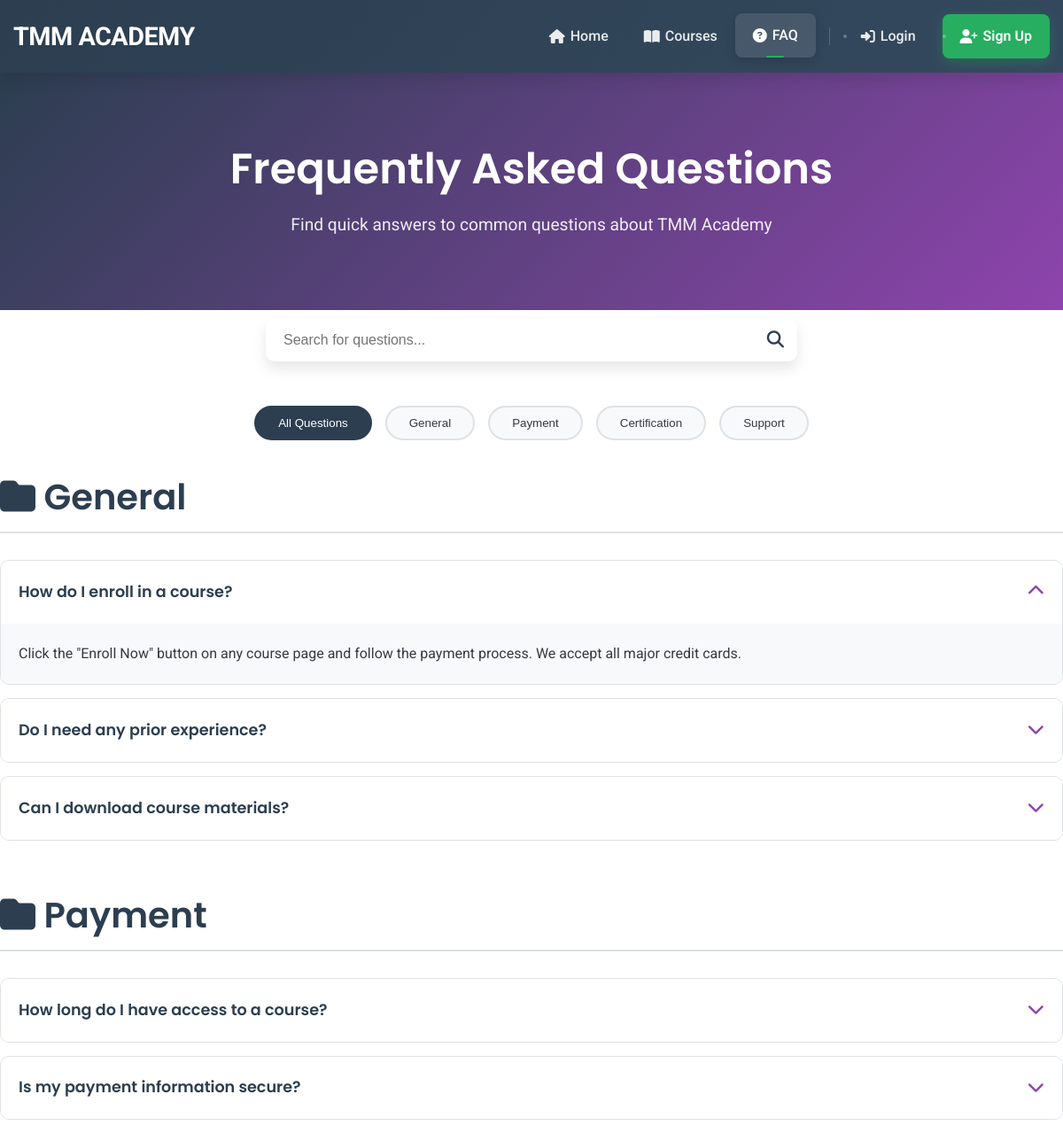
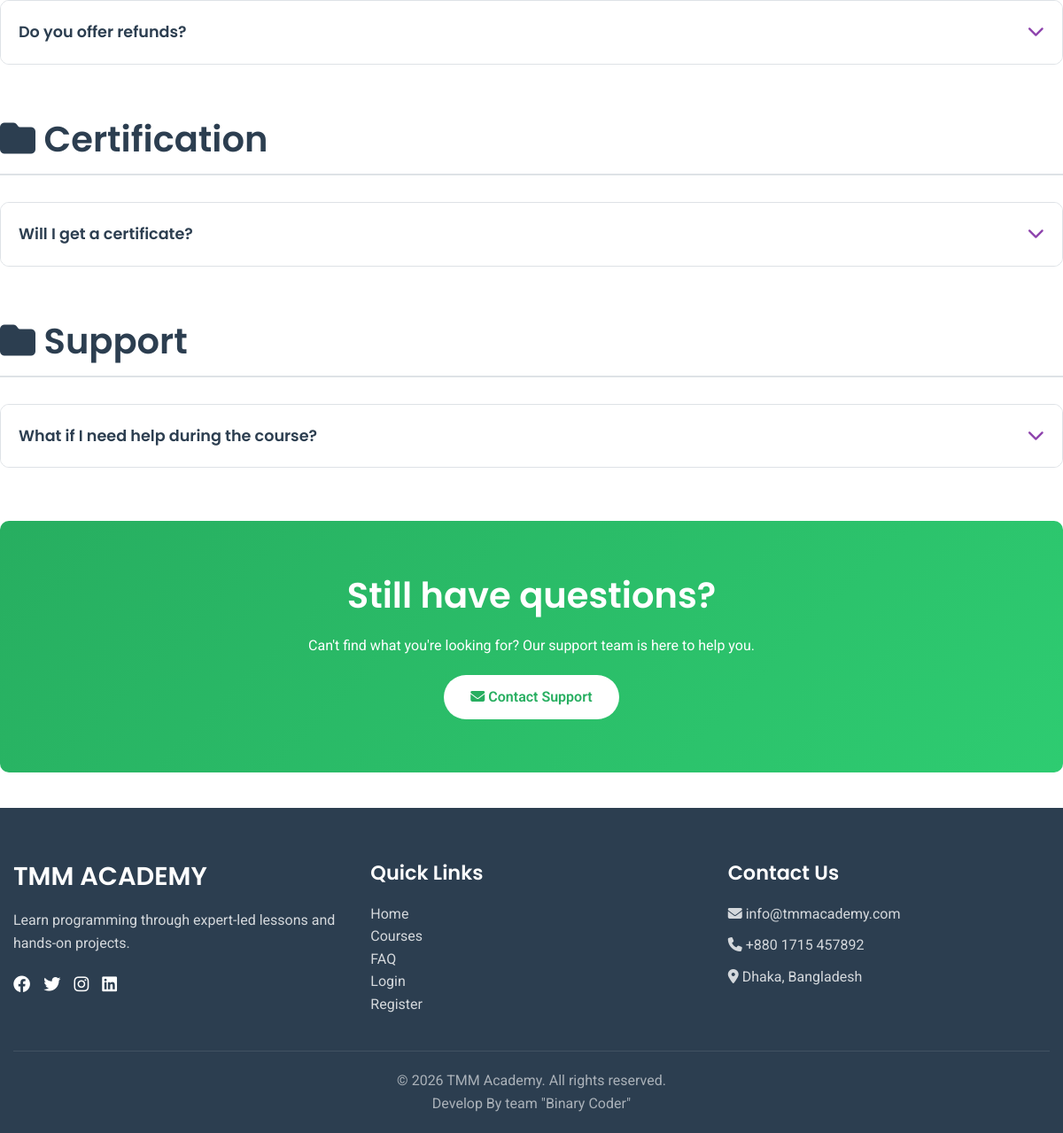
The app's page /faq.php with its own data (2 pictures, top to bottom).
### tables this page shows
CREATE TABLE faqs (
    id INT PRIMARY KEY AUTO_INCREMENT,
    question TEXT NOT NULL,
    answer TEXT NOT NULL,
    category VARCHAR(50),
    display_order INT DEFAULT 0,
    is_active BOOLEAN DEFAULT TRUE,
    created_at TIMESTAMP DEFAULT CURRENT_TIMESTAMP,
    updated_at TIMESTAMP DEFAULT CURRENT_TIMESTAMP ON UPDATE CURRENT_TIMESTAMP,
    INDEX idx_category (category),
    INDEX idx_display_order (display_order),
    INDEX idx_active (is_active)
);

### faq.php (the view, shortened to what this page needs)
<?php
include 'includes/header.php';
$conn = getDBConnection();
$sql = "SELECT * FROM faqs ORDER BY display_order, category, id";
$result = $conn->query($sql);
$faqs = [];
while ($faq = $result->fetch_assoc()) {
    $faqs[] = $faq;
}
$faqs_by_category = [];
foreach ($faqs as $faq) {
    $category = $faq['category'] ?: 'General';
    if (!isset($faqs_by_category[$category])) {
        $faqs_by_category[$category] = [];
    }
    $faqs_by_category[$category][] = $faq;
}
?>
</head>
<body>
    <div class="faq-header">
        <div class="container">
            <h1>Frequently Asked Questions</h1>
            <p>Find quick answers to common questions about TMM Academy</p>
        </div>
    </div>
    <div class="container" style="padding: 40px 0;">
        <div class="faq-search">
            <input type="text" id="faqSearch" placeholder="Search for questions...">
            <button type="button" onclick="searchFAQs()">
                <i class="fas fa-search"></i>
            </button>
        </div>
        <div class="faq-categories">
            <button class="faq-category-btn active" onclick="showCategory('all')">All Questions</button>
            <?php foreach (array_keys($faqs_by_category) as $category): ?>
                <button class="faq-category-btn" onclick="showCategory('<?php echo strtolower($category); ?>')">
                    <?php echo $category; ?>
                </button>
            <?php endforeach; ?>
        </div>
        <div id="faqContent">
            <?php foreach ($faqs_by_category as $category => $category_faqs): ?>
                <div class="faq-section" id="category-<?php echo strtolower($category); ?>">
                    <h2 class="faq-section-title">
                        <i class="fas fa-folder"></i> <?php echo $category; ?>
                    </h2>
                    <?php foreach ($category_faqs as $index => $faq): ?>
                        <div class="faq-item">
                            <div class="faq-question" onclick="toggleFAQ(<?php echo $faq['id']; ?>)">
                                <h3><?php echo htmlspecialchars($faq['question']); ?></h3>
                                <div class="faq-toggle">
                                    <i class="fas fa-chevron-down" id="toggle-icon-<?php echo $faq['id']; ?>"></i>
                                </div>
                            </div>
                            <div class="faq-answer" id="answer-<?php echo $faq['id']; ?>">
                                <p><?php echo nl2br(htmlspecialchars($faq['answer'])); ?></p>
                            </div>
                        </div>
                    <?php endforeach; ?>
                </div>
            <?php endforeach; ?>
        </div>
        <div class="contact-cta">
            <div class="container">
                <h2>Still have questions?</h2>
                <p>Can't find what you're looking for? Our support team is here to help you.</p>
                <a href="mailto:support@tmmacademy.com">
                    <i class="fas fa-envelope"></i> Contact Support
                </a>
            </div>
        </div>
    </div>
<?php include 'includes/footer.php'; ?>

### assets/css/style.css (style rules this page uses)
:root { --primary-color: #2C3E50; --secondary-color: #8E44AD; --accent-color: #27AE60; --warning-color: #E67E22; --danger-color: #E74C3C; --light-color: #F8F9FA; --dark-color: #343A40; --gray-color: #6C757D; --border-color: #DEE2E6; --font-primary: 'Poppins', sans-serif; --font-secondary: 'Roboto', sans-serif; --shadow-sm: 0 2px 4px rgba(0,0,0,0.1); --shadow-md: 0 4px 8px rgba(0,0,0,0.1); --shadow-lg: 0 8px 16px rgba(0,0,0,0.1); --shadow-xl: 0 10px 25px rgba(0,0,0,0.1); }
* { margin: 0; padding: 0; box-sizing: border-box; }
body { font-family: var(--font-secondary); color: var(--dark-color); line-height: 1.6; background-color: #fff; font-size: clamp(14px, 2.5vw, 16px); }
h1, h2, h3, h4, h5, h6 { font-family: var(--font-primary); font-weight: 600; color: var(--primary-color); line-height: 1.2; }
h1 { font-size: clamp(1.8rem, 4vw, 3.5rem); }
h2 { font-size: clamp(1.6rem, 3.5vw, 2.5rem); }
h3 { font-size: clamp(1.4rem, 3vw, 1.8rem); }
a { text-decoration: none; color: var(--secondary-color); transition: all 0.3s ease; }
.container { max-width: 1200px; margin: 0 auto; padding: 0 15px; }
@media (min-width: 1200px) { .container { max-width: 1400px; } }

### faq.php (style rules this page uses)
.faq-header { background: linear-gradient(135deg, var(--primary-color) 0%, var(--secondary-color) 100%); color: white; padding: 80px 0; text-align: center; }
.faq-header h1 { color: white; font-size: 3rem; margin-bottom: 20px; }
.faq-header p { font-size: 1.2rem; opacity: 0.9; max-width: 600px; margin: 0 auto; }
.faq-search { max-width: 600px; margin: -30px auto 50px; position: relative; }
.faq-search input { width: 100%; padding: 15px 50px 15px 20px; border: none; border-radius: 10px; box-shadow: var(--shadow-lg); font-size: 1rem; }
.faq-search button { position: absolute; right: 15px; top: 50%; transform: translateY(-50%); background: none; border: none; color: var(--primary-color); font-size: 1.2rem; cursor: pointer; }
.faq-categories { display: flex; justify-content: center; gap: 15px; margin-bottom: 40px; flex-wrap: wrap; }
.faq-category-btn { padding: 10px 25px; background: var(--light-color); border: 2px solid var(--border-color); border-radius: 30px; color: var(--dark-color); cursor: pointer; transition: all 0.3s; font-weight: 500; }
.faq-category-btn:hover, .faq-category-btn.active { background: var(--primary-color); color: white; border-color: var(--primary-color); }
.faq-section { margin-bottom: 60px; }
.faq-section-title { color: var(--primary-color); margin-bottom: 30px; padding-bottom: 15px; border-bottom: 2px solid var(--border-color); }
.faq-item { margin-bottom: 15px; border: 1px solid var(--border-color); border-radius: 10px; overflow: hidden; }
.faq-question { padding: 20px; background: white; display: flex; justify-content: space-between; align-items: center; cursor: pointer; transition: background 0.3s; }
.faq-question h3 { margin: 0; font-size: 1.1rem; color: var(--primary-color); flex: 1; }
.faq-toggle { color: var(--secondary-color); font-size: 1.2rem; transition: transform 0.3s; }
.faq-answer { padding: 0 20px; max-height: 0; overflow: hidden; transition: all 0.3s; background: var(--light-color); }
.faq-answer.open { padding: 20px; max-height: 1000px; }
.faq-answer p { margin: 0; line-height: 1.8; color: var(--dark-color); }
.contact-cta { background: linear-gradient(135deg, var(--accent-color) 0%, #2ecc71 100%); color: white; padding: 60px 0; text-align: center; margin-top: 60px; border-radius: 10px; }
.contact-cta h2 { color: white; margin-bottom: 20px; }
.contact-cta a { display: inline-block; background: white; color: var(--accent-color); padding: 12px 30px; border-radius: 30px; text-decoration: none; font-weight: 600; margin-top: 20px; transition: transform 0.3s; }

### records on screen
faqs: question "How do I enroll in a course?", answer "Click the \"Enroll Now\" button on any course page and follow the payment process. We accept all major credit cards."
faqs: question "Do I need any prior experience?"
faqs: question "Can I download course materials?"
faqs: question "How long do I have access to a course?"
faqs: question "Is my payment information secure?"
faqs: question "Do you offer refunds?"
faqs: question "Will I get a certificate?"
faqs: question "What if I need help during the course?"

### other values on screen
$category "General"
$category "Payment"
$category "Certification"
$category "Support"
